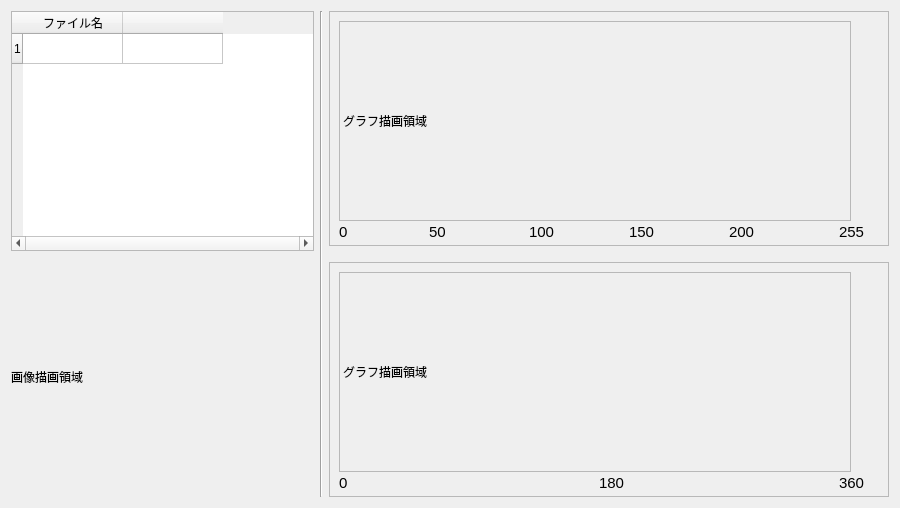
<?xml version="1.0" encoding="UTF-8"?>
<ui version="4.0">
 <class>HISTClass</class>
 <widget class="QWidget" name="HISTClass">
  <property name="geometry">
   <rect>
    <x>0</x>
    <y>0</y>
    <width>900</width>
    <height>506</height>
   </rect>
  </property>
  <property name="windowTitle">
   <string>HIST</string>
  </property>
  <layout class="QHBoxLayout" name="horizontalLayout_2">
   <item>
    <layout class="QHBoxLayout" name="horizontalLayout">
     <item>
      <layout class="QVBoxLayout" name="verticalLayout_2">
       <item>
        <layout class="QHBoxLayout" name="horizontalLayout_4">
         <item>
          <widget class="QTableWidget" name="tableWidget">
           <property name="enabled">
            <bool>true</bool>
           </property>
           <property name="sizePolicy">
            <sizepolicy hsizetype="Expanding" vsizetype="Expanding">
             <horstretch>0</horstretch>
             <verstretch>0</verstretch>
            </sizepolicy>
           </property>
           <property name="minimumSize">
            <size>
             <width>300</width>
             <height>200</height>
            </size>
           </property>
           <property name="horizontalScrollBarPolicy">
            <enum>Qt::ScrollBarAlwaysOn</enum>
           </property>
           <property name="sizeAdjustPolicy">
            <enum>QAbstractScrollArea::AdjustToContents</enum>
           </property>
           <property name="editTriggers">
            <set>QAbstractItemView::NoEditTriggers</set>
           </property>
           <property name="selectionMode">
            <enum>QAbstractItemView::SingleSelection</enum>
           </property>
           <property name="selectionBehavior">
            <enum>QAbstractItemView::SelectItems</enum>
           </property>
           <property name="textElideMode">
            <enum>Qt::ElideLeft</enum>
           </property>
           <property name="rowCount">
            <number>1</number>
           </property>
           <property name="columnCount">
            <number>2</number>
           </property>
           <row/>
           <column>
            <property name="text">
             <string>ファイル名</string>
            </property>
           </column>
           <column>
            <property name="text">
             <string> </string>
            </property>
           </column>
           <item row="0" column="0">
            <property name="text">
             <string/>
            </property>
           </item>
          </widget>
         </item>
        </layout>
       </item>
       <item>
        <widget class="QLabel" name="label">
         <property name="sizePolicy">
          <sizepolicy hsizetype="Expanding" vsizetype="Expanding">
           <horstretch>0</horstretch>
           <verstretch>0</verstretch>
          </sizepolicy>
         </property>
         <property name="minimumSize">
          <size>
           <width>302</width>
           <height>239</height>
          </size>
         </property>
         <property name="text">
          <string>画像描画領域</string>
         </property>
        </widget>
       </item>
      </layout>
     </item>
     <item>
      <widget class="Line" name="line">
       <property name="orientation">
        <enum>Qt::Vertical</enum>
       </property>
      </widget>
     </item>
     <item>
      <layout class="QHBoxLayout" name="horizontalLayout_5">
       <item>
        <layout class="QGridLayout" name="gridLayout_2">
         <item row="0" column="0">
          <layout class="QHBoxLayout" name="horizontalLayout_6">
           <item>
            <layout class="QHBoxLayout" name="horizontalLayout_7">
             <item>
              <layout class="QVBoxLayout" name="verticalLayout_3">
               <item>
                <widget class="QFrame" name="frame_2">
                 <property name="minimumSize">
                  <size>
                   <width>560</width>
                   <height>235</height>
                  </size>
                 </property>
                 <property name="frameShape">
                  <enum>QFrame::StyledPanel</enum>
                 </property>
                 <property name="frameShadow">
                  <enum>QFrame::Raised</enum>
                 </property>
                 <widget class="QLabel" name="label_6">
                  <property name="geometry">
                   <rect>
                    <x>300</x>
                    <y>210</y>
                    <width>30</width>
                    <height>21</height>
                   </rect>
                  </property>
                  <property name="font">
                   <font>
                    <pointsize>11</pointsize>
                   </font>
                  </property>
                  <property name="text">
                   <string>150</string>
                  </property>
                 </widget>
                 <widget class="QLabel" name="label_7">
                  <property name="geometry">
                   <rect>
                    <x>200</x>
                    <y>210</y>
                    <width>30</width>
                    <height>21</height>
                   </rect>
                  </property>
                  <property name="font">
                   <font>
                    <pointsize>11</pointsize>
                   </font>
                  </property>
                  <property name="text">
                   <string>100</string>
                  </property>
                 </widget>
                 <widget class="QLabel" name="label_3">
                  <property name="geometry">
                   <rect>
                    <x>10</x>
                    <y>210</y>
                    <width>16</width>
                    <height>21</height>
                   </rect>
                  </property>
                  <property name="font">
                   <font>
                    <pointsize>11</pointsize>
                   </font>
                  </property>
                  <property name="text">
                   <string>0</string>
                  </property>
                 </widget>
                 <widget class="QLabel" name="label_4">
                  <property name="geometry">
                   <rect>
                    <x>510</x>
                    <y>210</y>
                    <width>30</width>
                    <height>21</height>
                   </rect>
                  </property>
                  <property name="font">
                   <font>
                    <pointsize>11</pointsize>
                   </font>
                  </property>
                  <property name="text">
                   <string>255</string>
                  </property>
                 </widget>
                 <widget class="QLabel" name="label_5">
                  <property name="geometry">
                   <rect>
                    <x>400</x>
                    <y>210</y>
                    <width>30</width>
                    <height>21</height>
                   </rect>
                  </property>
                  <property name="font">
                   <font>
                    <pointsize>11</pointsize>
                   </font>
                  </property>
                  <property name="text">
                   <string>200</string>
                  </property>
                 </widget>
                 <widget class="QLabel" name="label_8">
                  <property name="geometry">
                   <rect>
                    <x>100</x>
                    <y>210</y>
                    <width>30</width>
                    <height>21</height>
                   </rect>
                  </property>
                  <property name="font">
                   <font>
                    <pointsize>11</pointsize>
                   </font>
                  </property>
                  <property name="text">
                   <string>50</string>
                  </property>
                 </widget>
                 <widget class="QLabel" name="histgramRGB">
                  <property name="geometry">
                   <rect>
                    <x>10</x>
                    <y>10</y>
                    <width>512</width>
                    <height>200</height>
                   </rect>
                  </property>
                  <property name="minimumSize">
                   <size>
                    <width>52</width>
                    <height>20</height>
                   </size>
                  </property>
                  <property name="frameShape">
                   <enum>QFrame::StyledPanel</enum>
                  </property>
                  <property name="text">
                   <string>グラフ描画領域</string>
                  </property>
                 </widget>
                </widget>
               </item>
               <item>
                <spacer name="verticalSpacer">
                 <property name="orientation">
                  <enum>Qt::Vertical</enum>
                 </property>
                 <property name="sizeType">
                  <enum>QSizePolicy::Fixed</enum>
                 </property>
                 <property name="sizeHint" stdset="0">
                  <size>
                   <width>20</width>
                   <height>10</height>
                  </size>
                 </property>
                </spacer>
               </item>
               <item>
                <widget class="QFrame" name="frame_3">
                 <property name="sizePolicy">
                  <sizepolicy hsizetype="Preferred" vsizetype="Preferred">
                   <horstretch>0</horstretch>
                   <verstretch>0</verstretch>
                  </sizepolicy>
                 </property>
                 <property name="minimumSize">
                  <size>
                   <width>560</width>
                   <height>235</height>
                  </size>
                 </property>
                 <property name="frameShape">
                  <enum>QFrame::StyledPanel</enum>
                 </property>
                 <property name="frameShadow">
                  <enum>QFrame::Raised</enum>
                 </property>
                 <widget class="QLabel" name="label_9">
                  <property name="geometry">
                   <rect>
                    <x>270</x>
                    <y>210</y>
                    <width>30</width>
                    <height>21</height>
                   </rect>
                  </property>
                  <property name="font">
                   <font>
                    <pointsize>11</pointsize>
                   </font>
                  </property>
                  <property name="text">
                   <string>180</string>
                  </property>
                 </widget>
                 <widget class="QLabel" name="label_11">
                  <property name="geometry">
                   <rect>
                    <x>10</x>
                    <y>210</y>
                    <width>16</width>
                    <height>21</height>
                   </rect>
                  </property>
                  <property name="font">
                   <font>
                    <pointsize>11</pointsize>
                   </font>
                  </property>
                  <property name="text">
                   <string>0</string>
                  </property>
                 </widget>
                 <widget class="QLabel" name="label_12">
                  <property name="geometry">
                   <rect>
                    <x>510</x>
                    <y>210</y>
                    <width>30</width>
                    <height>21</height>
                   </rect>
                  </property>
                  <property name="font">
                   <font>
                    <pointsize>11</pointsize>
                   </font>
                  </property>
                  <property name="text">
                   <string>360</string>
                  </property>
                 </widget>
                 <widget class="QLabel" name="histgramH">
                  <property name="geometry">
                   <rect>
                    <x>10</x>
                    <y>10</y>
                    <width>512</width>
                    <height>200</height>
                   </rect>
                  </property>
                  <property name="minimumSize">
                   <size>
                    <width>52</width>
                    <height>20</height>
                   </size>
                  </property>
                  <property name="frameShape">
                   <enum>QFrame::StyledPanel</enum>
                  </property>
                  <property name="text">
                   <string>グラフ描画領域</string>
                  </property>
                 </widget>
                </widget>
               </item>
              </layout>
             </item>
            </layout>
           </item>
          </layout>
         </item>
         <item row="1" column="0">
          <spacer name="verticalSpacer_2">
           <property name="orientation">
            <enum>Qt::Vertical</enum>
           </property>
           <property name="sizeHint" stdset="0">
            <size>
             <width>20</width>
             <height>40</height>
            </size>
           </property>
          </spacer>
         </item>
        </layout>
       </item>
      </layout>
     </item>
    </layout>
   </item>
  </layout>
 </widget>
 <layoutdefault spacing="6" margin="11"/>
 <resources>
  <include location="hist.qrc"/>
 </resources>
 <connections/>
</ui>
